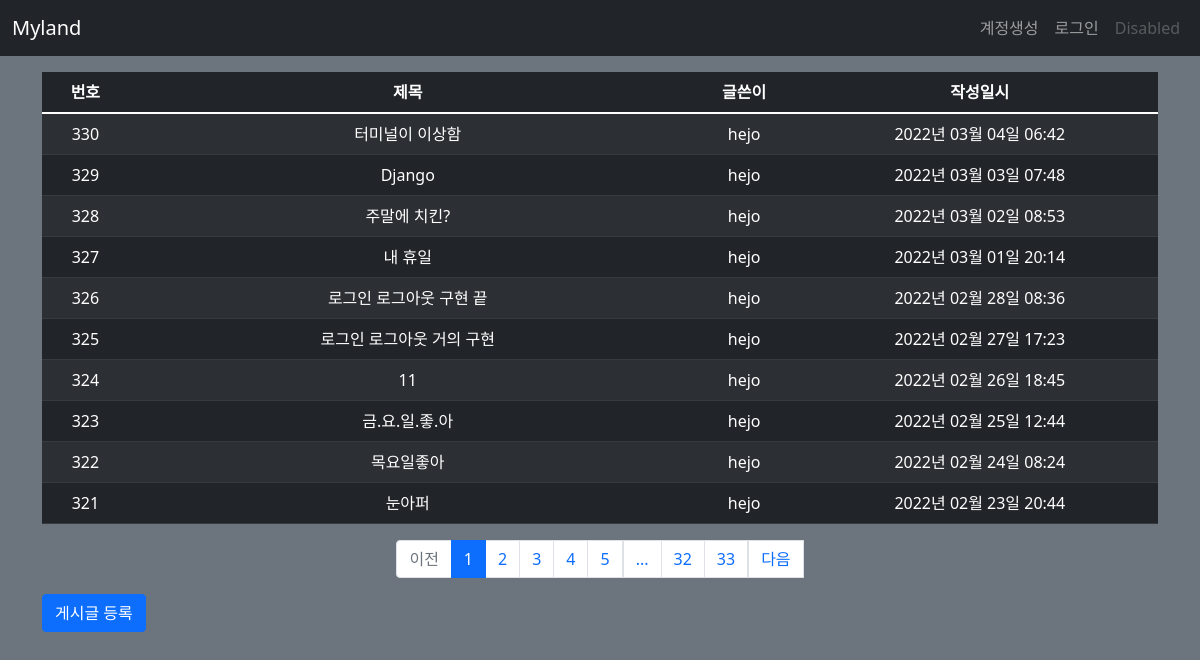
Page /post/list/ on the earlier database version.
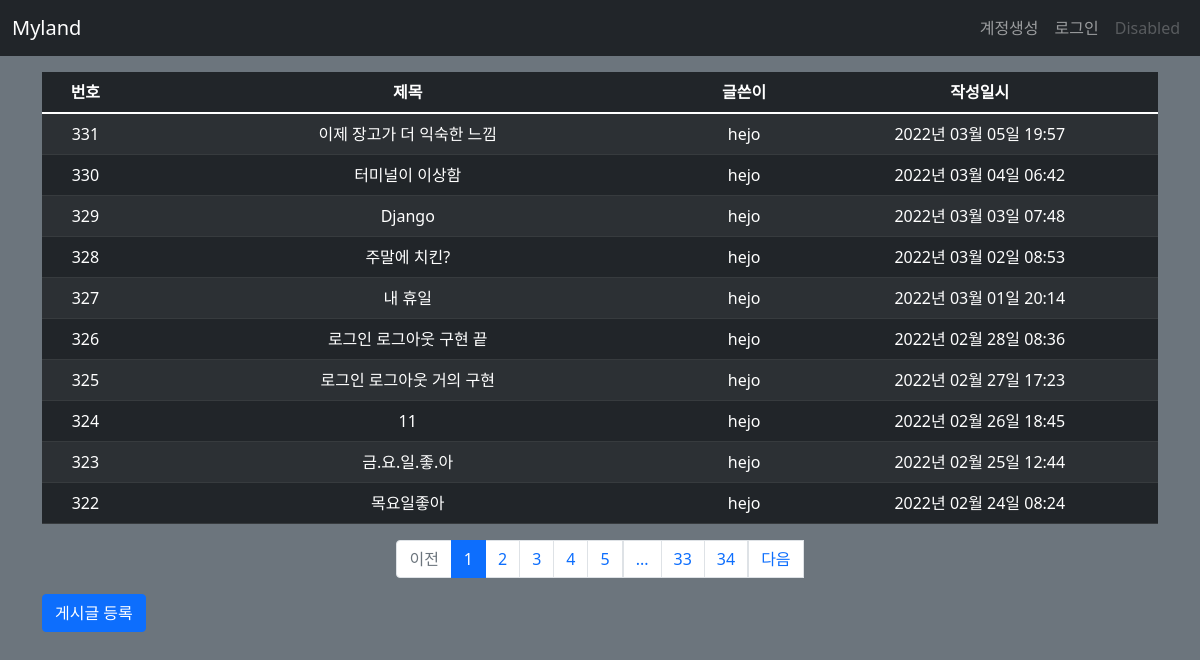
Same page on the later database version.
### myland/models.py (models this page shows)
class Post(db.Model):
    id = db.Column(db.Integer, primary_key=True)
    title = db.Column(db.String(200), nullable=False)
    content = db.Column(db.Text, nullable=False)
    create_date = db.Column(db.DateTime(), nullable=False)
    user_id = db.Column(db.Integer, db.ForeignKey('user.id', ondelete='CASCADE'), nullable=False)
    user = db.relationship('User', backref=db.backref('post_set'))
    modify_date = db.Column(db.DateTime(), nullable=True)

class User(db.Model):
    id = db.Column(db.Integer, primary_key=True)
    username = db.Column(db.String(150), unique=True, nullable=False)
    password = db.Column(db.String(200), nullable=True)
    email = db.Column(db.String(120), unique=True, nullable=False)
    modify_date = db.Column(db.DateTime(), nullable=True)

### myland/views/post_views.py (the view)
@bp.route('/list/')
def _list():
    page = request.args.get('page', type=int, default=1)
    post_list = Post.query.order_by(Post.create_date.desc())
    post_list = post_list.paginate(page, per_page=10)
    return render_template('post/post_list.html', post_list=post_list)

### myland/filter.py (called while the page is built)
def format_datetime(value, fmt='%Y년 %m월 %d일 %H:%M'):
    return value.strftime(fmt)

### myland/views/auth_views.py (called while the page is built)
@bp.before_app_request
def load_logged_in_user():
    user_id = session.get('user_id')
    if user_id is None:
        g.user = None
    else:
        g.user = User.query.get(user_id)

### myland/templates/post/post_list.html
{% extends 'base.html' %}
{% block content %}
<div class="container my-3">
  <table class="table table-dark table-striped table-hover">
    <thead>
    <tr class="text-center">
      <th>번호</th>
      <th style="width:50%">제목</th>
      <th>글쓴이</th>
      <th>작성일시</th>
    </tr>
    </thead>
    <tbody>
    {% if post_list %}
    {% for post in post_list.items %}
    <tr class="text-center">
      <td>{{ post_list.total - ((post_list.page - 1) * post_list.per_page) - loop.index0 }}</td>
      <td class="text-left">
        <a href="{{ url_for('post.detail', post_id=post.id) }}" style="text-decoration-line: none; color: white;">{{ post.title }}</a>
      </td>
      <td>{{ post.user.username }}</td>
      <td>{{ post.create_date|datetime }}</td>
    </tr>
    {% endfor %}
    {% else %}
    <tr>
      <td colspan="3">게시글이 없습니다.</td>
    </tr>
    {% endif %}
    </tbody>
  </table>
  <ul class="pagination justify-content-center">
    {% if post_list.has_prev %}
    <li class="page-item">
      <a class="page-link" href="?page={{ post_list.prev_num }}">이전</a>
    </li>
    {% else %}
    <li class="page-item disabled">
      <a class="page-link" tabindex="-1" aria-disabled="true" href="#">이전</a>
    </li>
    {% endif %}
    {% for page_num in post_list.iter_pages() %}
      {% if page_num %}
        {% if page_num != post_list.page %}
        <li class="page-item">
          <a class="page-link" href="?page={{ page_num }}">{{ page_num }}</a>
        </li>
        {% else %}
        <li class="page-item active" aria-current="page">
          <a class="page-link" href="#">{{ page_num }}</a>
        </li>
        {% endif %}
      {% else %}
        <li class="disabled">
          <a class="page-link" href="#">...</a>
        </li>
      {% endif %}
    {% endfor %}
    {% if post_list.has_next %}
    <li class="page-items">
      <a class="page-link" href="?page={{ post_list.next_num }}">다음</a>
    </li>
    {% else %}
    <li class="page-item disabled">
      <a class="page-link" tabindex="-1" aria-disabled="true" href="#">다음</a>
    </li>
    {% endif %}
  </ul>
  <a href="{{ url_for('post.create') }}" class="btn btn-primary">게시글 등록</a>
</div>
{% endblock %}

### myland/templates/base.html (shortened to what this page needs)
<!DOCTYPE html>
<html lang="ko">
<head>
  <link href="https://cdn.jsdelivr.net/npm/bootstrap@5.1.3/dist/css/bootstrap.min.css" rel="stylesheet">
  <link rel="stylesheet" href="{{ url_for('static', filename='style.css') }}">
</head>
<body class="bg-secondary pt-5 mt-2">
  <nav class="navbar navbar-expand-md navbar-dark bg-dark fixed-top">
    <div class="container-fluid">
      <a class="navbar-brand" href="{{ url_for('main.index') }}">Myland</a>
      <div class="collapse navbar-collapse" id="navbarSupportedContent">
        {% if g.user %}
        <ul class="navbar-nav ms-auto mb-2 mb-lg-0">
          <li class="nav-item">
            <a href="{{ url_for('auth.logout') }}" class="nav-link">{{ g.user.username }} (로그아웃)</a>
          </li>
        </ul>
        {% else %}
        <ul class="navbar-nav ms-auto mb-2 mb-lg-0">
          <li class="nav-item">
            <a class="nav-link" href="{{ url_for('auth.signup') }}">계정생성</a>
          </li>
          <li class="nav-item">
            <a class="nav-link" href="{{ url_for('auth.login') }}">로그인</a>
          </li>
          <li class="nav-item">
            <a class="nav-link disabled">Disabled</a>
          </li>
        </ul>
        {% endif %}
      </div>
    </div>
  </nav>
  {% block content %}
  {% endblock %}
</body>
</html>

Differences in the rows shown:
no longer on this page (row unchanged): Post: id "321", title "눈아퍼", user.username "hejo", create_date "2022년 02월 23일 20:44"
added Post: id "331", title "이제 장고가 더 익숙한 느낌", user.username "hejo", create_date "2022년 03월 05일 19:57"
Other differences:
new list line: "34"
list line gone: "32"
